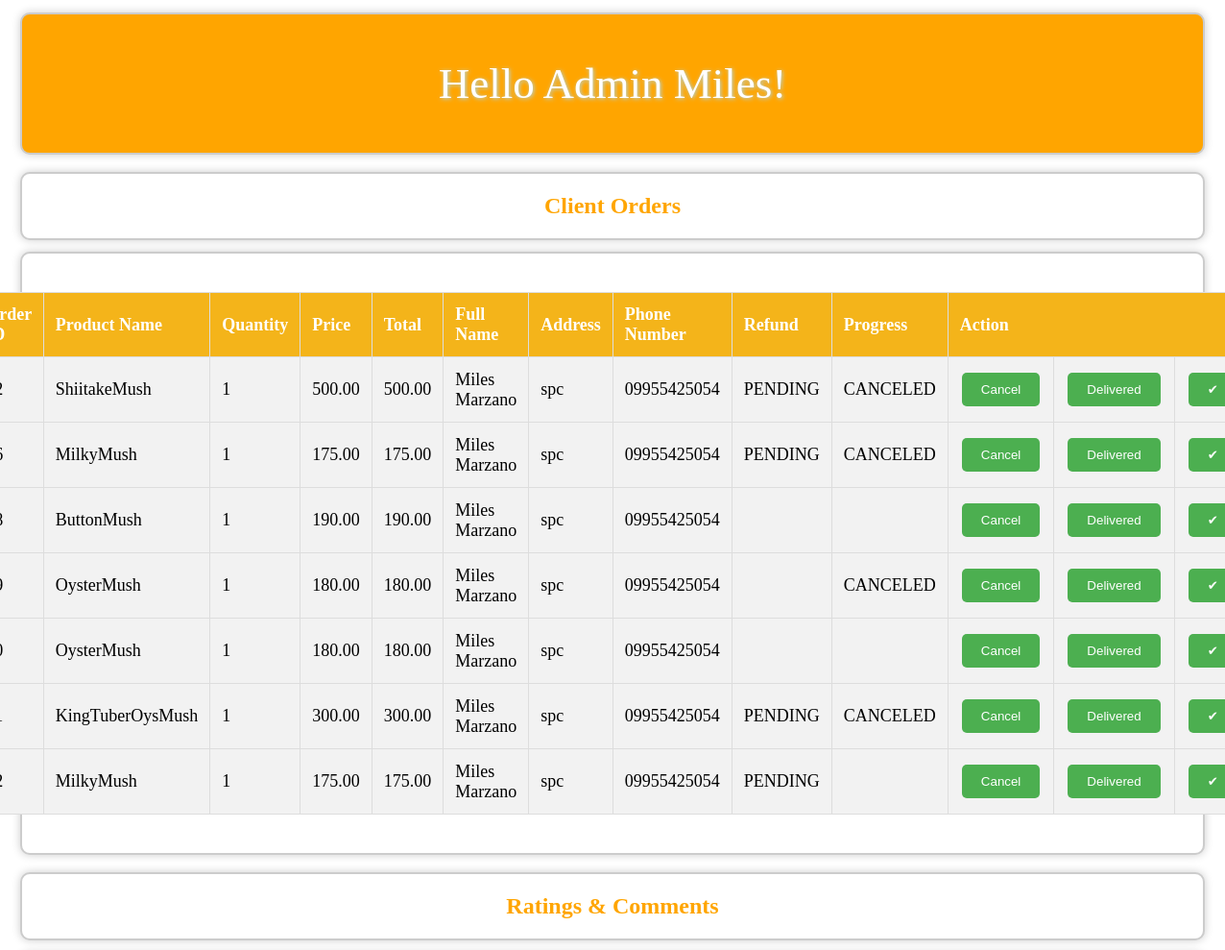
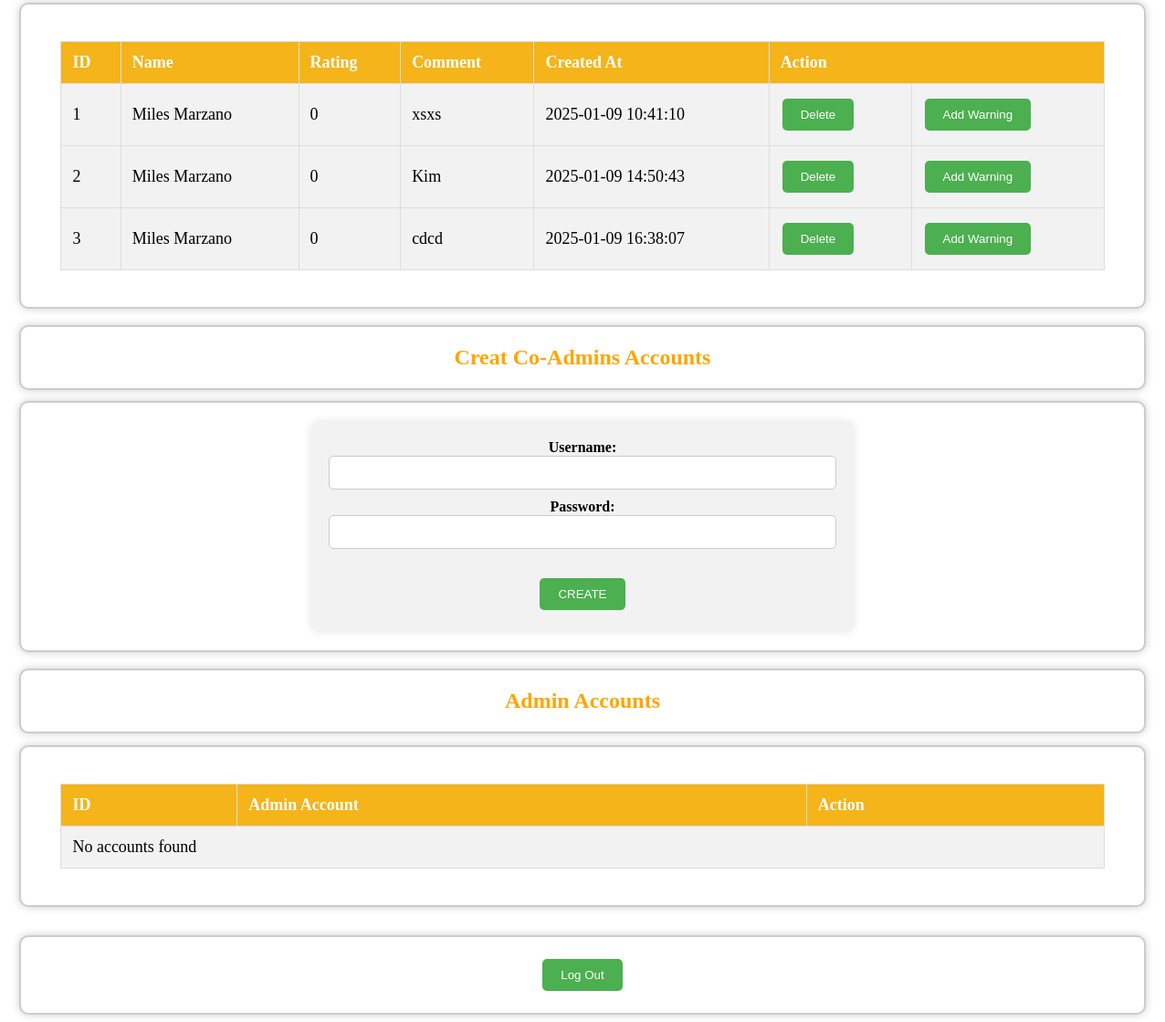
The page /Mushroom/admin.php (signed in) on the database its author committed (2 pictures, top to bottom).
### tables this page shows
CREATE TABLE `orders` (
  `id` int(11) NOT NULL,
  `productname` varchar(55) DEFAULT NULL,
  `quantity` int(11) DEFAULT NULL,
  `price` decimal(10,2) DEFAULT NULL,
  `total` decimal(10,2) DEFAULT NULL,
  `fullname` varchar(30) DEFAULT NULL,
  `address` varchar(255) DEFAULT NULL,
  `phonenumber` varchar(11) DEFAULT NULL,
  `progress` varchar(20) DEFAULT NULL,
  `refund` varchar(20) NOT NULL DEFAULT '',
  `status` varchar(20) DEFAULT 'pending'
);

CREATE TABLE `comments` (
  `id` int(11) NOT NULL,
  `name` varchar(255) NOT NULL,
  `rating` int(11) NOT NULL,
  `comment` text NOT NULL,
  `created_at` timestamp NOT NULL DEFAULT current_timestamp(),
  `warning` text NOT NULL DEFAULT ''
);

### Mushroom/admin.php (the view, shortened to what this page needs)
<?php
$style = '';
$loggedInUser = isset($_SESSION['username']) ? $_SESSION['username'] : 'Guest';
?>
<?php
$servername = "localhost";
$username = "root";
$password = "";
$dbname = "admin";
$conn = new mysqli($servername, $username, $password, $dbname);
$sql = "SELECT * FROM orders";
$result = $conn->query($sql);
?>
<!DOCTYPE html>
<html lang="en">
<head>
    <link rel="stylesheet" href="admin.css">
</head>
<body>
    <?php if ($loggedInUser !== 'Guest') : ?>
        <div class="admincontainer" <?php echo $style; ?>>
            <div class="parent">
                <p class="usernow">Hello Admin <?php echo ucfirst($loggedInUser); ?>!</p>
            </div>
            <br>
            <section>
                <h2 class="title">Client Orders</h2>
                <div class="parent1">
                    <table border="1">
                        <tr>
                            <th>Order ID</th>
                            <th>Product Name</th>
                            <th>Quantity</th>
                            <th>Price</th>
                            <th>Total</th>
                            <th>Full Name</th>
                            <th>Address</th>
                            <th>Phone Number</th>
                            <th>Refund</th>
                            <th>Progress</th>
                            <th colspan="3">Action</th>
                        </tr>
                        <?php
                        if ($result->num_rows > 0) {
                            while ($row = $result->fetch_assoc()) {
                                echo "<tr>";
                                echo "<td>" . $row["id"] . "</td>";
                                echo "<td>" . $row["productname"] . "</td>";
                                echo "<td>" . $row["quantity"] . "</td>";
                                echo "<td>" . $row["price"] . "</td>";
                                echo "<td>" . $row["total"] . "</td>";
                                echo "<td>" . $row["fullname"] . "</td>";
                                echo "<td>" . $row["address"] . "</td>";
                                echo "<td>" . $row["phonenumber"] . "</td>";
                                echo "<td>" . $row["refund"] . "</td>";
                                echo "<td>" . $row["progress"] . "</td>";
                                echo "<td>";
                                echo "<form method='post' action=''>";
                                echo "<input type='submit' name='cancel' value='Cancel'>";
                                echo "</form>";
                                echo "</td>";
                                echo "<td>";
                                echo "<form method='post' action=''>";
                                echo "<input type='submit' name='recieve' value='Delivered'>";
                                echo "</form>";
                                echo "</td>";
                                echo "<td>";
                                echo "<form method='post' action=''>";
                                echo "<input type='submit' name='delete' value='✔'>";
                                echo "</form>";
                                echo "</td>";
                                echo "</tr>";
                            }
                        } else {
                            echo "<tr><td colspan='10'>No orders found</td></tr>";
                        }
                        ?>
                    </table>
                </div>
            </section>
            <br>
            <?php
            $servername = "localhost";
            $username = "root";
            $password = "";
            $dbname = "productrating";
            $conn = new mysqli($servername, $username, $password, $dbname);
            $sql = "SELECT * FROM comments";
            $result = $conn->query($sql);
            ?>
            <section class="space">
                <h2 class="title">Ratings & Comments</h2>
                <div class="parent1">
                    <table border="1">
                        <tr>
                            <th>ID</th>
                            <th>Name</th>
                            <th>Rating</th>
                            <th>Comment</th>
                            <th>Created At</th>
                            <th colspan="2">Action</th>
                        </tr>
                        <?php
                        if ($result->num_rows > 0) {
                            while ($row = $result->fetch_assoc()) {
                                echo "<tr>";
                                echo "<td>" . $row["id"] . "</td>";
                                echo "<td>" . $row["name"] . "</td>";
                                echo "<td>" . $row["rating"] . "</td>";
                                echo "<td>" . $row["comment"] . "</td>";
                                echo "<td>" . $row["created_at"] . "</td>";
                                echo "<td>";
                                echo "<form method='post' action='' style='display:inline;'>";
                                echo "<input type='submit' name='delete1' value='Delete'>";
                                echo "</form>";
                                echo "</td>";
                                echo "<td>";
                                echo "<form method='post' action='' style='display:inline;'>";
                                echo "<input type='submit' name='warn' value='Add Warning'>";
                                echo "</form>";
                                echo "</td>";
                                echo "</tr>";
                            }
                        } else {
                            echo "<tr><td colspan='6'>No comments found</td></tr>";
                        }
                        ?>
                    </table>
                </div>
            </section>
            <br>
            <section>
                <h2 class="title">Creat Co-Admins Accounts</h2>
                <div class="parent1">
                    <form action="<?php echo htmlspecialchars($_SERVER["PHP_SELF"]); ?>" method="post" class="igor">
                        <label for="username">Username:</label>
                        <input type="text" id="username" name="username" required>
                        <label for="password">Password:</label>
                        <input type="password" id="password" name="password" required><br><br>
                        <input type="submit" value="CREATE">
                    </form>
                </div>
            </section>
            <br>
            <section class="space">
                <?php
                $servername = "localhost";
                $username = "root";
                $password = "";
                $dbname = "coowner";
                $conn = new mysqli($servername, $username, $password, $dbname);
                $sql = "SELECT * FROM accounts";
                $result = $conn->query($sql);
                ?>
                <h2 class="title">Admin Accounts</h2>
                <div class="parent1">
                    <table border="1">
                        <tr>
                            <th>ID</th>
                            <th>Admin Account</th>
                            <th>Action</th>
                        </tr>
                        <?php
                        if ($result->num_rows > 0) {
                            while ($row = $result->fetch_assoc()) {
                                echo "<tr>";
                                echo "<td>" . $row["id"] . "</td>";
                                echo "<td>" . $row["username"] . "</td>";
                                echo "<td>";
                                echo "<form method='post' action='' style='display:inline;'>";
                                echo "<input type='hidden' name='id' value='" . $row["id"] . "'>";
                                echo "<input type='submit' name='delete2' value='Delete'>";
                                echo "</form>";
                                echo "</td>";
                                echo "</tr>";
                            }
                        } else {
                            echo "<tr><td colspan='3'>No accounts found</td></tr>";
                        }
                        ?>
                    </table>
                </div>
            </section>
        </div>
        <br>
        <div class="always-visible">
            <section>
                <div class="parent1">
                    <form method="post" action="">
                        <input type="submit" name="logout" value="Log Out">
                    </form>
                </div>
            </section>
        </div>
    <?php endif; ?>
</body>
</html>

### Mushroom/admin.css (style rules this page uses)
.title { width: 98%; max-width: auto; background-color: #fff; border: 2px solid #ccc; border-radius: 10px; box-shadow: 0 0 10px rgba(0, 0, 0, 0.2); padding: 20px; box-sizing: border-box; text-align: center; color: orange; margin: auto; }
.parent1 { width: 98%; position: relative; background-color: #fff; border: 2px solid #ccc; border-radius: 10px; box-shadow: 0 0 10px rgba(0, 0, 0, 0.2); padding: 20px; box-sizing: border-box; text-align: center; margin: auto; display: flex; justify-content: center; align-items: center; margin-top: 1%; }
.parent { width: 98%; position: relative; background-color: orange; border: 2px solid #ccc; border-radius: 10px; box-shadow: 0 0 10px rgba(0, 0, 0, 0.2); padding: 1px; box-sizing: border-box; text-align: center; margin: auto; display: flex; justify-content: center; align-items: center; margin-top: 1%; }
.usernow { font-size: 45px; text-align: center; color: white; text-shadow: 1px 1px 4px lightblue; }
table { margin: auto; position: relative; width: 96%; border-collapse: collapse; margin: 20px 0; font-size: 18px; text-align: left; }
table th, table td { padding: 12px; background-color: #f2f2f2; border: 1px solid #ddd; }
table th { background-color: #f4b41a; color: white; }
input[type=submit] { background-color: #4CAF50; color: white; border: none; padding: 10px 20px; text-decoration: none; margin: 4px 2px; cursor: pointer; border-radius: 5px; }
.igor { background-color: #f2f2f2; border-radius: 10px; padding: 20px; box-shadow: 0 0 10px rgba(0, 0, 0, 0.1); }
label { font-weight: bold; margin-bottom: 5px; }
input[type="text"], input[type="password"] { width: 100%; padding: 10px; margin-bottom: 10px; border: 1px solid #ccc; border-radius: 5px; box-sizing: border-box; }

### rows shown on the page
orders: productname "ShiitakeMush", quantity "1", price "500.00", total "500.00", fullname "Miles Marzano", address "spc", phonenumber "09955425054", refund "PENDING", progress "CANCELED"
orders: productname "MilkyMush", quantity "1", price "175.00", total "175.00", fullname "Miles Marzano", address "spc", phonenumber "09955425054", refund "PENDING", progress "CANCELED"
orders: productname "ButtonMush", quantity "1", price "190.00", total "190.00", fullname "Miles Marzano", address "spc", phonenumber "09955425054"
orders: productname "OysterMush", quantity "1", price "180.00", total "180.00", fullname "Miles Marzano", address "spc", phonenumber "09955425054", progress "CANCELED"
orders: productname "OysterMush", quantity "1", price "180.00", total "180.00", fullname "Miles Marzano", address "spc", phonenumber "09955425054"
orders: productname "KingTuberOysMush", quantity "1", price "300.00", total "300.00", fullname "Miles Marzano", address "spc", phonenumber "09955425054", refund "PENDING", progress "CANCELED"
orders: productname "MilkyMush", quantity "1", price "175.00", total "175.00", fullname "Miles Marzano", address "spc", phonenumber "09955425054", refund "PENDING"
comments: id "1", name "Miles Marzano", rating "0", comment "xsxs", created_at "2025-01-09 10:41:10"
comments: id "2", name "Miles Marzano", rating "0", comment "Kim", created_at "2025-01-09 14:50:43"
comments: id "3", name "Miles Marzano", rating "0", comment "cdcd", created_at "2025-01-09 16:38:07"

### other values the page prints
$loggedInUser "Miles"
